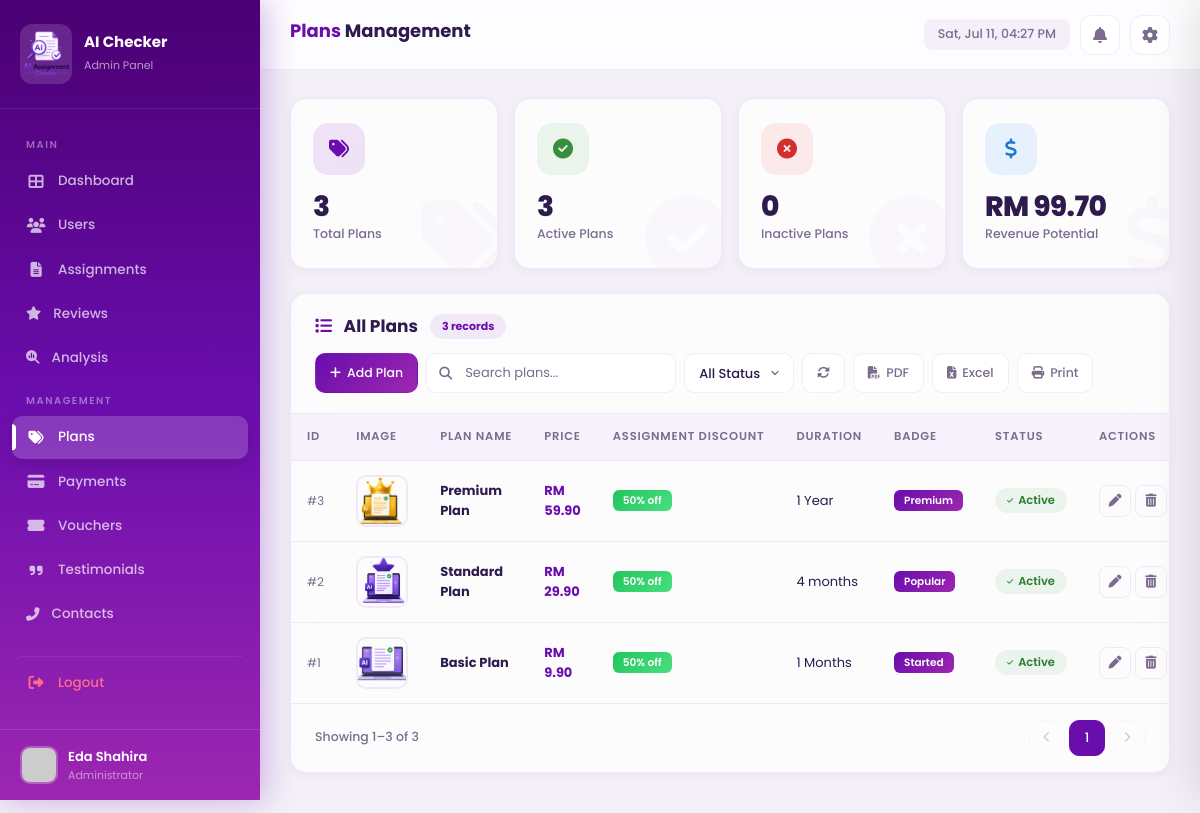
The page /admin_plans.php (signed in) on the database its author committed.
### tables this page shows
CREATE TABLE `users` (
  `user_id` int(20) NOT NULL,
  `name` varchar(100) NOT NULL,
  `email` varchar(100) NOT NULL,
  `password` varchar(200) NOT NULL,
  `user_type` enum('user','admin') NOT NULL DEFAULT 'user',
  `avatar` varchar(255) DEFAULT 'default.png',
  `created_at` timestamp NOT NULL DEFAULT current_timestamp(),
  `plan_id` int(11) DEFAULT NULL
);

CREATE TABLE `plans` (
  `plan_id` int(11) NOT NULL,
  `plan_name` varchar(100) NOT NULL,
  `description` text NOT NULL,
  `price` decimal(10,2) NOT NULL,
  `assignment_discount` decimal(5,2) DEFAULT 0.00,
  `duration` varchar(50) DEFAULT NULL,
  `features` text DEFAULT NULL,
  `status` enum('Active','Inactive') DEFAULT 'Active',
  `created_at` datetime DEFAULT current_timestamp(),
  `plan_image` varchar(255) DEFAULT NULL,
  `badge` varchar(50) DEFAULT NULL,
  `button_text` varchar(50) DEFAULT 'Subscribe'
);

### admin_plans.php (the view, shortened to what this page needs)
<?php
include 'config.php';
 $admin_id = $_SESSION['user_id'] ?? null;
 $upload_dir = 'uploads/plans/';
 $admin_query = mysqli_query(
    $conn,
    "SELECT user_id, name, email, avatar, created_at FROM users WHERE user_id = '$admin_id' AND user_type = 'admin'"
) or die(mysqli_error($conn));
 $admin_data    = mysqli_fetch_assoc($admin_query);
 $admin_name    = $admin_data['name'] ?? 'Admin';
 $db_avatar     = $admin_data['avatar'] ?? 'default.png';
if (!empty($db_avatar) && $db_avatar !== 'default.png') {
    if (filter_var($db_avatar, FILTER_VALIDATE_URL)) {
        $avatar = $db_avatar;
    } else {
        $avatar = "https://api.dicebear.com/7.x/avataaars/svg?seed=" . urlencode($db_avatar) . "&backgroundColor=ede9fe";
    }
} else {
    $avatar = "https://api.dicebear.com/7.x/avataaars/svg?seed=Admin&backgroundColor=ede9fe";
}
function recount_stats($conn) {
    $s1 = $conn->prepare("SELECT COUNT(*) AS t FROM plans");
    $s1->execute(); $total = (int)$s1->get_result()->fetch_assoc()['t']; $s1->close();
    $s2 = $conn->prepare("SELECT COUNT(*) AS t FROM plans WHERE status=?");
    $a='Active'; $s2->bind_param("s",$a); $s2->execute(); $active=(int)$s2->get_result()->fetch_assoc()['t']; $s2->close();
    $s3 = $conn->prepare("SELECT COUNT(*) AS t FROM plans WHERE status=?");
    $in='Inactive'; $s3->bind_param("s",$in); $s3->execute(); $inactive=(int)$s3->get_result()->fetch_assoc()['t']; $s3->close();
    $s4 = $conn->prepare("SELECT COALESCE(SUM(price),0) AS t FROM plans");
    $s4->execute(); $rev=(float)$s4->get_result()->fetch_assoc()['t']; $s4->close();
    return [$total, $active, $inactive, $rev];
}
list($total_plans, $active_plans, $inactive_plans, $revenue_potential) = recount_stats($conn);
 $per_page     = 10;
 $current_page = isset($_GET['page']) ? max(1, (int)$_GET['page']) : 1;
 $search_term  = isset($_GET['search']) ? trim($_GET['search']) : '';
 $filter_status = isset($_GET['filter']) ? trim($_GET['filter']) : '';
 $where_parts = [];
 $params = [];
 $types = '';
 $where_sql = !empty($where_parts) ? "WHERE " . implode(" AND ", $where_parts) : "";
 $stmt_c = $conn->prepare("SELECT COUNT(*) AS total FROM plans $where_sql");
 $stmt_c->execute();
 $total_filtered = (int)$stmt_c->get_result()->fetch_assoc()['total'];
 $total_pages = max(1, ceil($total_filtered / $per_page));
 $offset = ($current_page - 1) * $per_page;
 $fetch_sql = "SELECT * FROM plans $where_sql ORDER BY plan_id DESC LIMIT ? OFFSET ?";
 $types .= "ii";
 $params[] = $per_page; $params[] = $offset;
 $stmt_f = $conn->prepare($fetch_sql);
if (!empty($params)) $stmt_f->bind_param($types, ...$params);
 $stmt_f->execute();
 $result = $stmt_f->get_result();
 $plans = [];
while ($row = $result->fetch_assoc()) { $plans[] = $row; }
?>
<!DOCTYPE html>
<html lang="en" data-theme="light">
<head>
    <link href="https://cdn.jsdelivr.net/npm/bootstrap@5.3.2/dist/css/bootstrap.min.css" rel="stylesheet">
    <link rel="stylesheet" href="https://cdnjs.cloudflare.com/ajax/libs/font-awesome/6.5.1/css/all.min.css">
</head>
<body>
    <aside class="sidebar" id="sidebar">
        <div class="sidebar-brand">
            <div class="brand-icon"><img src="image/logo.png" alt="Logo"></div>
            <div><h5>AI Checker</h5><small>Admin Panel</small></div>
        </div>
        <nav class="sidebar-menu">
            <div class="menu-label">Main</div>
            <a href="adminpage.php"><i class="fas fa-th-large fa-icon"></i> Dashboard</a>
            <a href="admin_users.php"><i class="fas fa-users fa-icon"></i> Users</a>
            <a href="admin_assignments.php"><i class="fas fa-file-alt fa-icon"></i> Assignments</a>
            <a href="admin_reviews.php"><i class="fas fa-star"></i> Reviews</a>
            <a href="ai_analysis.php"><i class="fas fa-magnifying-glass-chart"></i> Analysis</a>
            <div class="menu-label">Management</div>
            <a href="admin_plans.php" class="active"><i class="fas fa-tags fa-icon"></i> Plans</a>
            <a href="admin_payments.php"><i class="fas fa-credit-card fa-icon"></i> Payments</a>
            <a href="admin_vouchers.php"><i class="fas fa-ticket-alt fa-icon"></i> Vouchers</a>
            <a href="admin_testimonials.php"><i class="fas fa-quote-right fa-icon"></i> Testimonials</a>
            <a href="admin_contacts.php"><i class="fas fa-phone-alt"></i> Contacts</a>
            <a href="login.php" class="logout-btn"><i class="fas fa-sign-out-alt fa-icon"></i> Logout</a>
        </nav>
        <div class="sidebar-footer">
            <div class="admin-info">
                <img src="<?php echo htmlspecialchars($avatar); ?>" class="admin-avatar-img" alt="<?php echo htmlspecialchars($admin_name); ?>" onerror="this.src='https://api.dicebear.com/7.x/avataaars/svg?seed=Admin&backgroundColor=ede9fe';">
                <div><div class="admin-name"><?php echo htmlspecialchars($admin_name); ?></div><div class="admin-role">Administrator</div></div>
            </div>
        </div>
    </aside>
    <main class="main-content">
        <header class="top-header">
            <div class="left-section">
                <h1 class="page-title"><span>Plans</span> Management</h1>
            </div>
            <div class="right-section">
                <span class="header-time" id="headerTime"></span>
                <div class="notification-wrapper">
                    <button class="header-btn" id="notiBtn" aria-label="Notifications">
                        <i class="fas fa-bell"></i>
                    </button>
                </div>
                <button class="header-btn" id="settingsBtn" aria-label="Settings"><i class="fas fa-cog"></i></button>
            </div>
        </header>
        <div class="dashboard-body">
            <div class="row g-3 mb-4">
                <div class="col-xl-3 col-md-6">
                    <div class="stat-card c-purple animate-in">
                        <div class="s-icon"><i class="fas fa-tags"></i></div>
                        <div class="s-value"><?php echo number_format($total_plans); ?></div>
                        <div class="s-label">Total Plans</div>
                        <i class="fas fa-tags s-bg"></i>
                    </div>
                </div>
                <div class="col-xl-3 col-md-6">
                    <div class="stat-card c-green animate-in">
                        <div class="s-icon"><i class="fas fa-check-circle"></i></div>
                        <div class="s-value"><?php echo number_format($active_plans); ?></div>
                        <div class="s-label">Active Plans</div>
                        <i class="fas fa-check-circle s-bg"></i>
                    </div>
                </div>
                <div class="col-xl-3 col-md-6">
                    <div class="stat-card c-red animate-in">
                        <div class="s-icon"><i class="fas fa-times-circle"></i></div>
                        <div class="s-value"><?php echo number_format($inactive_plans); ?></div>
                        <div class="s-label">Inactive Plans</div>
                        <i class="fas fa-times-circle s-bg"></i>
                    </div>
                </div>
                <div class="col-xl-3 col-md-6">
                    <div class="stat-card c-blue animate-in">
                        <div class="s-icon"><i class="fas fa-dollar-sign"></i></div>
                        <div class="s-value"><?php echo 'RM ' . number_format($revenue_potential, 2); ?></div>
                        <div class="s-label">Revenue Potential</div>
                        <i class="fas fa-dollar-sign s-bg"></i>
                    </div>
                </div>
            </div>
            <div class="table-card table-animate">
                <div class="table-card-header">
                    <div class="tch-left">
                        <div class="tch-title"><i class="fas fa-list"></i> All Plans</div>
                        <div class="tch-count"><?php echo number_format($total_filtered); ?> record<?php echo $total_filtered!==1?'s':''; ?></div>
                    </div>
                    <div class="tch-right">
                        <button class="action-btn btn-add" onclick="openAddModal()"><i class="fas fa-plus"></i> Add Plan</button>
                        <form method="GET" action="" id="searchForm" class="d-flex align-items-center gap-2 flex-wrap">
                            <div class="search-box"><i class="fas fa-search"></i><input type="text" name="search" placeholder="Search plans..." value="<?php echo htmlspecialchars($search_term); ?>" id="searchInput"></div>
                            <select name="filter" class="filter-select" id="filterSelect">
                                <option value="" <?php echo empty($filter_status)?'selected':''; ?>>All Status</option>
                            </select>
                        </form>
                        <button class="action-btn btn-refresh" onclick="location.reload()"><i class="fas fa-sync-alt"></i></button>
                        <button class="action-btn btn-pdf" onclick="exportPDF()"><i class="fas fa-file-pdf"></i> PDF</button>
                        <button class="action-btn btn-excel" onclick="exportExcel()"><i class="fas fa-file-excel"></i> Excel</button>
                        <button class="action-btn btn-print" onclick="window.print()"><i class="fas fa-print"></i> Print</button>
                    </div>
                </div>
                <div class="table-responsive">
                    <table id="plansTable">
                        <thead>
                            <tr>
                                <th>ID</th>
                                <th>Image</th>
                                <th>Plan Name</th>
                                <th>Price</th>
                                <th>Assignment Discount</th>
                                <th>Duration</th>
                                <th>Badge</th>
                                <th>Status</th>
                                <th>Actions</th>
                            </tr>
                        </thead>
                        <tbody>
                        <?php if(empty($plans)):?>
                            <tr><td colspan="9"><div class="empty-state"><i class="fas fa-tags"></i><h6>No Plans Found</h6><p>Adjust your search or add a new plan.</p></div></td></tr>
                        <?php else:
                            foreach($plans as $p):
                                $pid = (int)$p['plan_id'];
                                $pname = htmlspecialchars($p['plan_name']);
                                $pprice = number_format((float)$p['price'], 2);
                                $pdisc = number_format((float)($p['assignment_discount'] ?? 0), 0);
                                $pdur = htmlspecialchars($p['duration'] ?? '—');
                                $pbadge = htmlspecialchars($p['badge'] ?? '');
                                $pstat = $p['status'];
                                $pimg = $p['plan_image'] ?? '';
                                $bc = $pstat==='Active' ? 'active-badge' : 'inactive-badge';
                                $bi = $pstat==='Active' ? 'check' : 'times';
                                $sd = $pstat;
                                $thumb_html = '';
                                if(!empty($pimg) && file_exists($upload_dir . $pimg)){
                                    $thumb_html = '<img src="'.$upload_dir.htmlspecialchars($pimg).'" class="plan-thumb" alt="'.htmlspecialchars($pname).'">';
                                } else {
                                    $thumb_html = '<div class="no-img-thumb"><i class="fas fa-image"></i></div>';
                                }
                                $badge_html = !empty($pbadge) ? '<span class="badge-tag">'.$pbadge.'</span>' : '<span class="badge-tag empty">None</span>';
                        ?>
                            <tr>
                                <td class="text-muted-cell">#<?php echo $pid; ?></td>
                                <td><?php echo $thumb_html; ?></td>
                                <td><strong><?php echo $pname; ?></strong></td>
                                <td><strong style="color:var(--primary);">RM <?php echo $pprice; ?></strong></td>
                                <td><?php echo $pdisc > 0 ? '<span class="badge-tag" style="background:linear-gradient(135deg,#22c55e,#4ade80);">'.$pdisc.'% off</span>' : '<span class="badge-tag empty">None</span>'; ?></td>
                                <td><?php echo $pdur; ?></td>
                                <td><?php echo $badge_html; ?></td>
                                <td><span class="status-badge <?php echo $bc; ?>"><i class="fas fa-<?php echo $bi; ?>"></i> <?php echo $sd; ?></span></td>
                                <td>
                                    <div class="d-flex align-items-center gap-1">
                                        <button class="tbl-action-btn edit-btn" onclick="editPlan(<?php echo $pid; ?>)" title="Edit"><i class="fas fa-pen"></i></button>
                                        <button class="tbl-action-btn delete-btn" onclick="confirmDelete(<?php echo $pid; ?>,'<?php echo addslashes($pname); ?>')" title="Delete"><i class="fas fa-trash-alt"></i></button>
                                    </div>
                                </td>
                            </tr>
                        <?php endforeach; endif; ?>
                        </tbody>
                    </table>
                </div>
                <?php if($total_filtered>0):?>
                <div class="table-card-footer">
                    <div class="tcf-info">Showing <?php echo ($offset+1); ?>–<?php echo min($offset+$per_page,$total_filtered); ?> of <?php echo number_format($total_filtered); ?></div>
                    <div class="pagination-wrapper">
                        <?php
                        if($current_page>1) echo '<button class="pg-btn" onclick="goToPage('.($current_page-1).')"><i class="fas fa-chevron-left" style="font-size:11px;"></i></button>';
                        else echo '<button class="pg-btn" disabled><i class="fas fa-chevron-left" style="font-size:11px;"></i></button>';
                        $start_p = max(1, $current_page-2);
                        $end_p = min($total_pages, $current_page+2);
                        for($pg=$start_p; $pg<=$end_p; $pg++){
                            echo '<button class="pg-btn '.($pg==$current_page?'active':'').'" onclick="goToPage('.$pg.')">'.$pg.'</button>';
                        }
                        if($current_page < $total_pages) echo '<button class="pg-btn" onclick="goToPage('.($current_page+1).')"><i class="fas fa-chevron-right" style="font-size:11px;"></i></button>';
                        else echo '<button class="pg-btn" disabled><i class="fas fa-chevron-right" style="font-size:11px;"></i></button>';
                        ?>
                    </div>
                </div>
                <?php endif; ?>
            </div>
        </div>
    </main>
</body>
</html>

### rows shown on the page
users: name "Eda Shahira"
plans: plan_id "3", plan_image (picture), plan_name "Premium Plan", price "59.90", assignment_discount "50", duration "1 Year", badge "Premium", status "Active"
plans: plan_id "2", plan_image (picture), plan_name "Standard Plan", price "29.90", assignment_discount "50", duration "4 months", badge "Popular", status "Active"
plans: plan_id "1", plan_image (picture), plan_name "Basic Plan", price "9.90", assignment_discount "50", duration "1 Months", badge "Started", status "Active"

### other values the page prints
$total_plans "3"
$active_plans "3"
$inactive_plans "0"
$revenue_potential "99.70"
$total_filtered "3"
$offset+1 "1"
min($offset+$per_page,$total_filtered) "3"
